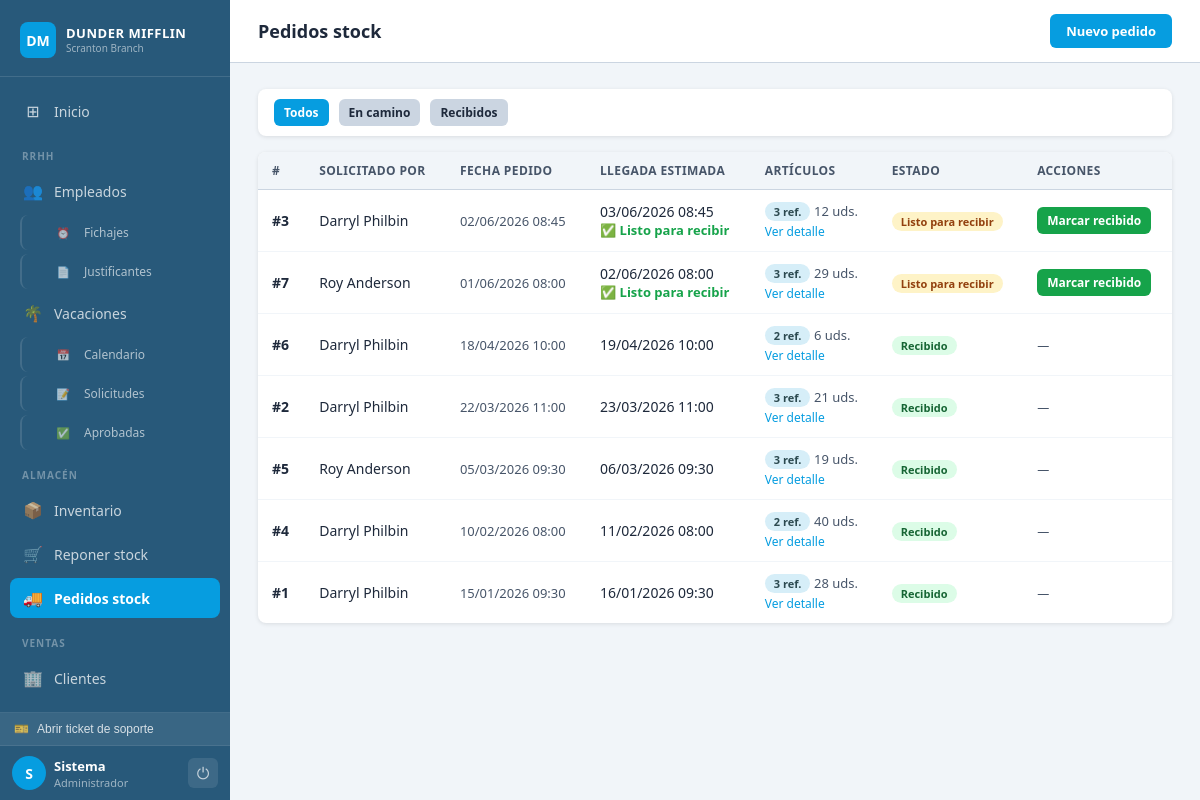
Screenshot of /pages/pedidos.php (signed in) with the database file from the repository.
### tables this page shows
CREATE TABLE `pedidos` (
  `id` INT UNSIGNED AUTO_INCREMENT PRIMARY KEY,
  `usuario_id` INT UNSIGNED NOT NULL,
  `estado` ENUM('pendiente','enviado','recibido') NOT NULL DEFAULT 'pendiente',
  `fecha_pedido` DATETIME NOT NULL DEFAULT CURRENT_TIMESTAMP,
  `fecha_llegada` DATETIME GENERATED ALWAYS AS (DATE_ADD(`fecha_pedido`, INTERVAL 24 HOUR)) STORED,
  `notas` TEXT DEFAULT NULL,
  CONSTRAINT `fk_ped_usr` FOREIGN KEY (`usuario_id`) REFERENCES `usuarios`(`id`)
);

CREATE TABLE `usuarios` (
  `id` INT UNSIGNED AUTO_INCREMENT PRIMARY KEY,
  `nombre` VARCHAR(80) NOT NULL,
  `apellidos` VARCHAR(100) NOT NULL DEFAULT '',
  `usuario` VARCHAR(50) NOT NULL UNIQUE,
  `email` VARCHAR(120) NOT NULL,
  `password` VARCHAR(255) NOT NULL,
  `rol` ENUM('admin','director','rrhh','almacen','empleado','soporte') NOT NULL DEFAULT 'empleado',
  `activo` TINYINT(1) NOT NULL DEFAULT 1,
  `created_at` DATETIME NOT NULL DEFAULT CURRENT_TIMESTAMP
);

### pages/pedidos.php (the view, shortened to what this page needs)
<?php
require_once '../includes/db.php';
$filtro = $_GET['filtro'] ?? 'todos';
$where  = "WHERE 1=1";
$res = $conn->query(
    "SELECT p.id, p.estado, p.fecha_pedido, p.fecha_llegada, p.notas,
            u.nombre, u.apellidos,
            COUNT(pl.id) AS num_lineas,
            SUM(pl.cantidad) AS total_uds
     FROM pedidos p
     JOIN usuarios u ON u.id = p.usuario_id
     LEFT JOIN pedidos_lineas pl ON pl.pedido_id = p.id
     $where
     GROUP BY p.id, p.estado, p.fecha_pedido, p.fecha_llegada, p.notas, u.nombre, u.apellidos
     ORDER BY p.fecha_pedido DESC"
);
$lista = [];
while ($row = $res->fetch_assoc()) { $lista[] = $row; }
?>
<!DOCTYPE html><html lang="es"><head>
<link rel="stylesheet" href="../css/style.css">
</head><body>
<div class="layout">
    <?php require_once '../includes/sidebar.php'; ?>
    <div class="contenido">
        <div class="topbar">
            <h1>Pedidos stock</h1>
            <div class="topbar-right">
                <a href="carrito.php" class="btn btn-primario">Nuevo pedido</a>
            </div>
        </div>
        <main class="main">
            <div class="panel" style="margin-bottom:16px;">
                <div class="panel-body" style="padding:10px 16px;">
                    <div class="barra-filtros">
                        <a href="?filtro=todos"      class="btn <?= $filtro==='todos'      ?'btn-primario':'btn-gris' ?> btn-sm">Todos</a>
                        <a href="?filtro=pendientes" class="btn <?= $filtro==='pendientes' ?'btn-primario':'btn-gris' ?> btn-sm">En camino</a>
                        <a href="?filtro=recibidos"  class="btn <?= $filtro==='recibidos'  ?'btn-primario':'btn-gris' ?> btn-sm">Recibidos</a>
                    </div>
                </div>
            </div>
            <div class="panel">
                <table>
                    <thead>
                        <tr><th>#</th><th>Solicitado por</th><th>Fecha pedido</th><th>Llegada estimada</th><th>Artículos</th><th>Estado</th><th>Acciones</th></tr>
                    </thead>
                    <tbody>
                    <?php if (!empty($lista)): foreach ($lista as $p):
                        $ahora    = new DateTime();
                        $llegada  = new DateTime($p['fecha_llegada']);
                        $llegado  = $ahora >= $llegada;
                        $diff     = $ahora->diff($llegada);
                        $restante = $llegado ? 'Listo para recibir' : $diff->h . 'h ' . $diff->i . 'min restantes';
                    ?>
                    <tr>
                        <td class="fw-600">#<?= $p['id'] ?></td>
                        <td><?= htmlspecialchars($p['nombre'].' '.$p['apellidos']) ?></td>
                        <td class="text-gris"><?= date('d/m/Y H:i', strtotime($p['fecha_pedido'])) ?></td>
                        <td>
                            <?= date('d/m/Y H:i', strtotime($p['fecha_llegada'])) ?>
                            <?php if ($p['estado'] !== 'recibido'): ?>
                                <div class="countdown <?= $llegado?'llegado':'' ?>">
                                    <?= $llegado?'✅ ':'⏱ ' ?><?= $restante ?>
                                </div>
                            <?php endif; ?>
                        </td>
                        <td>
                            <span class="badge badge-azul"><?= $p['num_lineas'] ?> ref.</span>
                            <span class="text-gris"><?= $p['total_uds'] ?> uds.</span><br>
                            <a href="#" onclick="abrirModal('det<?= $p['id'] ?>'); return false;"
                               style="font-size:12px;color:var(--azul-medio);">Ver detalle</a>
                        </td>
                        <td>
                            <?php if ($p['estado']==='recibido'): ?>
                                <span class="badge badge-verde">Recibido</span>
                            <?php elseif ($llegado): ?>
                                <span class="badge badge-naranja">Listo para recibir</span>
                            <?php else: ?>
                                <span class="badge badge-azul">En camino</span>
                            <?php endif; ?>
                        </td>
                        <td>
                            <?php if ($p['estado']!=='recibido'): ?>
                                <a href="#"
                                   class="btn btn-verde btn-sm"
                                   onclick="confirmarLink('¿Confirmar recepción? Se actualizará el stock.', '?recibir=<?= $p['id'] ?>&filtro=<?= $filtro ?>', 'verde')">Marcar recibido</a>
                            <?php else: ?>
                                <span class="text-gris" style="font-size:12px;">—</span>
                            <?php endif; ?>
                        </td>
                    </tr>
                    <?php endforeach; else: ?>
                    <tr><td colspan="7" class="text-gris text-center" style="padding:28px;">No hay pedidos.</td></tr>
                    <?php endif; ?>
                    </tbody>
                </table>
            </div>
        </main>
    </div>
</div>
</body></html>

### css/style.css (style rules this page uses)
:root { --azul: #28597A; --azul-medio: #069DE0; --azul-claro: #D6EEF8; --acento: #069DE0; --sidebar-w: 230px; --blanco: #ffffff; --gris-fondo: #f1f5f9; --gris-borde: #cbd5e1; --gris-texto: #475569; --texto: #1e293b; --verde: #16a34a; --rojo: #dc2626; --naranja: #d97706; --sombra: 0 1px 4px rgba(0,0,0,.10); --radio: 8px; --fuente: 'Segoe UI', system-ui, sans-serif; }
*, *::before, *::after { box-sizing: border-box; margin: 0; padding: 0; }
body { font-family: var(--fuente); background: var(--gris-fondo); color: var(--texto); }
a { text-decoration: none; color: inherit; }
.layout { display: flex; min-height: 100vh; }
.contenido { margin-left: var(--sidebar-w); flex: 1; display: flex; flex-direction: column; min-height: 100vh; }
.topbar { background: var(--blanco); border-bottom: 1px solid var(--gris-borde); padding: 14px 28px; display: flex; align-items: center; justify-content: space-between; gap: 12px; }
.topbar h1 { font-size: 18px; font-weight: 700; }
.topbar-right { display: flex; align-items: center; gap: 10px; }
.main { padding: 26px 28px; flex: 1; }
.panel { background: var(--blanco); border-radius: var(--radio); box-shadow: var(--sombra); overflow: hidden; margin-bottom: 24px; }
.panel-body { padding: 20px; }
table { width: 100%; border-collapse: collapse; font-size: 14px; }
thead th { background: var(--gris-fondo); padding: 10px 14px; text-align: left; font-size: 12px; font-weight: 600; color: var(--gris-texto); text-transform: uppercase; letter-spacing: .4px; border-bottom: 1px solid var(--gris-borde); }
tbody td { padding: 11px 14px; border-bottom: 1px solid #f1f5f9; vertical-align: middle; }
tbody tr:last-child td { border-bottom: none; }
.btn { display: inline-flex; align-items: center; gap: 6px; padding: 8px 16px; border-radius: 6px; font-size: 13px; font-weight: 600; font-family: var(--fuente); cursor: pointer; border: none; transition: filter .15s, opacity .15s; white-space: nowrap; }
.btn-primario { background: var(--azul-medio); color: #fff; }
.btn-verde { background: var(--verde); color: #fff; }
.btn-gris { background: var(--gris-borde); color: var(--texto); }
.btn-sm { padding: 5px 10px; font-size: 12px; }
.badge { display: inline-block; padding: 2px 9px; border-radius: 99px; font-size: 11px; font-weight: 600; }
.badge-verde { background: #dcfce7; color: #166534; }
.badge-azul { background: var(--azul-claro); color: #2C4A50; }
.badge-naranja { background: #fef3c7; color: #92400e; }
.barra-filtros { display: flex; align-items: center; gap: 10px; flex-wrap: wrap; }
.text-gris { color: var(--gris-texto); font-size: 13px; }
.fw-600 { font-weight: 600; }

### pages/pedidos.php (style rules this page uses)
.countdown { font-size:13px; font-weight:600; color:var(--naranja); }
.countdown.llegado { color:var(--verde); }

### rows the page displays
pedidos: id "3", usuario.apellidos "Darryl Philbin", fecha_pedido "02/06/2026 08:45", fecha_llegada "03/06/2026 08:45", num_lineas "3", total_uds "12", estado "Listo para recibir"
pedidos: id "7", usuario.apellidos "Roy Anderson", fecha_pedido "01/06/2026 08:00", fecha_llegada "02/06/2026 08:00", num_lineas "3", total_uds "29", estado "Listo para recibir"
pedidos: id "6", usuario.apellidos "Darryl Philbin", fecha_pedido "18/04/2026 10:00", fecha_llegada "19/04/2026 10:00", num_lineas "2", total_uds "6", estado "Recibido"
pedidos: id "2", usuario.apellidos "Darryl Philbin", fecha_pedido "22/03/2026 11:00", fecha_llegada "23/03/2026 11:00", num_lineas "3", total_uds "21", estado "Recibido"
pedidos: id "5", usuario.apellidos "Roy Anderson", fecha_pedido "05/03/2026 09:30", fecha_llegada "06/03/2026 09:30", num_lineas "3", total_uds "19", estado "Recibido"
pedidos: id "4", usuario.apellidos "Darryl Philbin", fecha_pedido "10/02/2026 08:00", fecha_llegada "11/02/2026 08:00", num_lineas "2", total_uds "40", estado "Recibido"
pedidos: id "1", usuario.apellidos "Darryl Philbin", fecha_pedido "15/01/2026 09:30", fecha_llegada "16/01/2026 09:30", num_lineas "3", total_uds "28", estado "Recibido"

### other values shown
$item['icon'] "⊞"
$item['label'] "Inicio"
$item['sep'] "RRHH"
$item['icon'] "👥"
$item['label'] "Empleados"
$item['icon'] "⏰"
$item['label'] "Fichajes"
$item['icon'] "📄"
$item['label'] "Justificantes"
$item['icon'] "🌴"
$item['label'] "Vacaciones"
$item['icon'] "📅"
$item['label'] "Calendario"
$item['icon'] "📝"
$item['label'] "Solicitudes"
